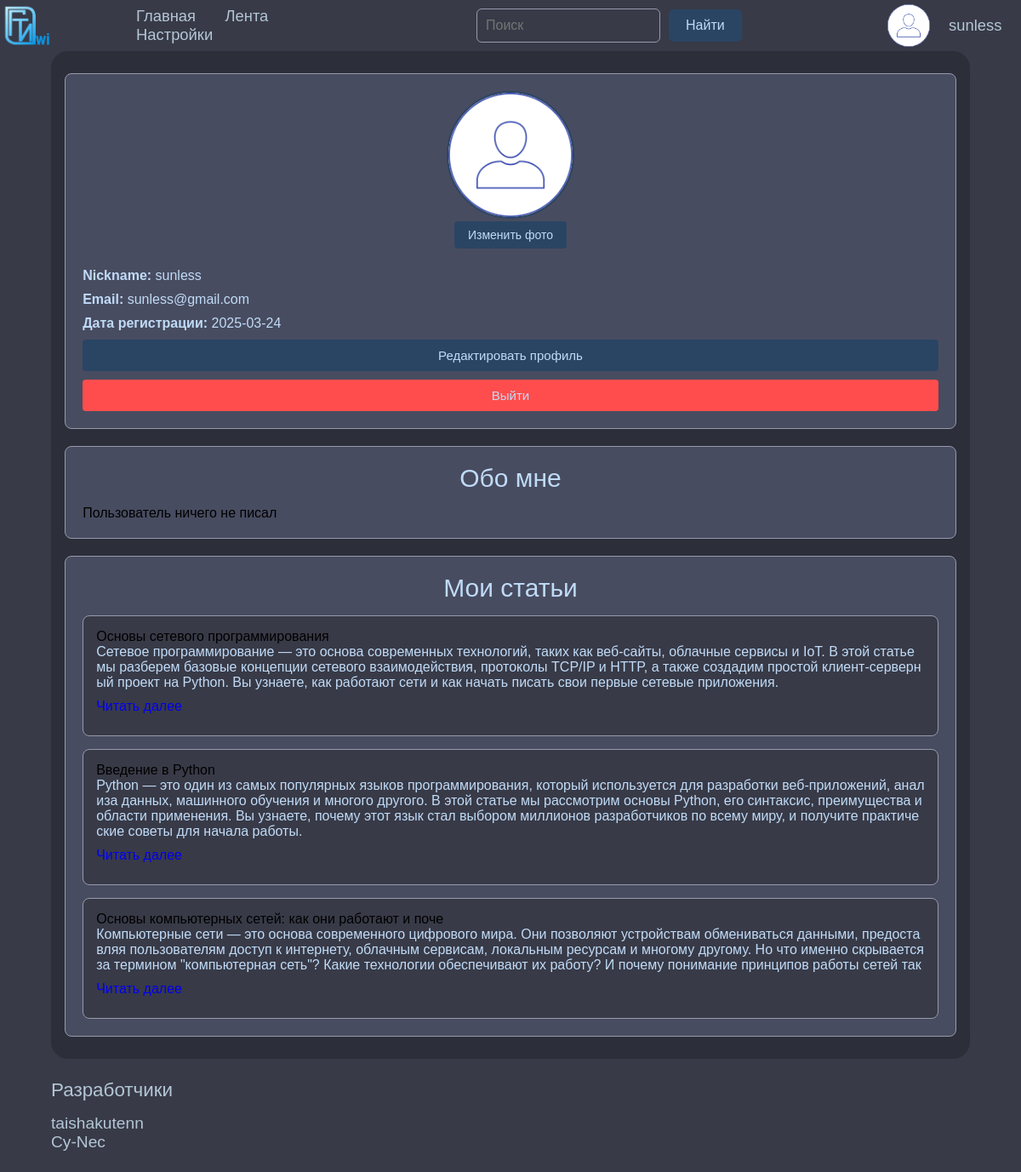
/account (signed in), run on the app's committed database.
### data/users.py (models this page shows, shortened)
class User(SqlAlchemyBase, UserMixin):
    __tablename__ = 'users'
    id = sqlalchemy.Column(sqlalchemy.Integer, primary_key=True, autoincrement=True)
    name = sqlalchemy.Column(sqlalchemy.String, nullable=True)
    surname = sqlalchemy.Column(sqlalchemy.String, nullable=True)
    username = sqlalchemy.Column(sqlalchemy.String, index=True, unique=True, nullable=True)
    about = sqlalchemy.Column(sqlalchemy.String, nullable=True)
    binary_avatar = sqlalchemy.Column(sqlalchemy.String, nullable=True)
    email = sqlalchemy.Column(sqlalchemy.String, index=True, unique=True, nullable=True)
    hashed_password = sqlalchemy.Column(sqlalchemy.String, nullable=True)
    role = sqlalchemy.Column(sqlalchemy.String, nullable=True, default="user")
    created_date = sqlalchemy.Column(sqlalchemy.DateTime, default=datetime.date.today)
    articles = orm.relationship("Article", back_populates='user', cascade="all, delete-orphan")
    notifications = orm.relationship("Notification", back_populates='user', cascade="all, delete-orphan")

### data/articles.py (models this page shows, shortened)
class Article(SqlAlchemyBase):
    __tablename__ = 'articles'
    id = sqlalchemy.Column(sqlalchemy.Integer, primary_key=True, autoincrement=True)
    title = sqlalchemy.Column(sqlalchemy.String, nullable=False)  # Заголовок статьи
    preview = sqlalchemy.Column(sqlalchemy.String, nullable=True)  # Краткое описание
    author_id = sqlalchemy.Column(sqlalchemy.Integer, sqlalchemy.ForeignKey('users.id'), nullable=False)  # ID автора
    created_date = sqlalchemy.Column(sqlalchemy.DateTime, default=datetime.date.today)  # Дата создания
    updated_date = sqlalchemy.Column(sqlalchemy.DateTime, onupdate=datetime.date.today, nullable=True)  # Дата обновления
    article_text = sqlalchemy.Column(sqlalchemy.String, nullable=False) # Текст статьи
    views = sqlalchemy.Column(sqlalchemy.Integer, default=0, index=True)  # Количество просмотров
    user = orm.relationship('User')
    tags = orm.relationship(
        "NewsToTags",
        back_populates="article"
    )

### main.py (the view)
@app.route("/account")
def account():
    params = {}
    params["my_profile"] = True
    params["title"] = "Личный кабинет"
    params["nickname"] = current_user.username
    params["email"] = current_user.email
    params["created_date"] = current_user.created_date
    params["last_articles"] = current_user.articles
    params["about"] = current_user.about
    if current_user.name:
        params["name"] = current_user.name
    if current_user.surname:
        params["surname"] = current_user.surname
    if not current_user:
        return redirect("/register")
    return render_template("account.html", **params)

### data/db_session.py (called while the page is built)
def create_session() -> Session:
    global __factory
    return __factory()

### main.py (called while the page is built)
@login_manager.user_loader  # загружаем пользователя при запуске
def load_user(user_id):
    db_sess = db_session.create_session()
    return db_sess.query(User).get(user_id)

@app.context_processor
def inject_user_avatar():
    db_sess = db_session.create_session()
    if current_user.is_authenticated:
        is_creator = db_sess.query(Demand).filter(Demand.user_id == current_user.id).first()
    else:
        is_creator = False
    if current_user.is_authenticated:
        user_avatar = current_user.binary_avatar  # Получаем Base64 строку изображения
    else:
        user_avatar = None  # Если пользователь не авторизован
    return dict(user_avatar=user_avatar, is_creator=is_creator)

### templates/account.html (shortened to what this page needs)
{% extends "base.html" %}
{% block content %}
  <main class="account-page">
    <section class="profile-info">
      <div class="info-block">
        <div class="user-avatar">
          {% if my_profile %}
            {% if user_avatar %}
              <img alt="avatar.net">
            {% else %}
              <img src="{{ url_for('static', filename='images/stock.png') }}" alt="avatar.net">
            {% endif %}
          {% else %}
            {% if foreign_avatar %}
              <img alt="avatar.net">
            {% else %}
              <img src="{{ url_for('static', filename='images/stock.png') }}" alt="avatar.net">
            {% endif %}
          {% endif %}
          {% if my_profile %}
            <form action="">
              <label for="avatar-upload" class="upload-btn">Изменить фото</label>
            </form>
          {% endif %}
        </div>
        <p><strong>Nickname:</strong> {{ nickname }}</p>
        <p><strong>Email:</strong> {{ email }}</p>
        <p><strong>Дата регистрации:</strong> {{ created_date.strftime('%Y-%m-%d') }}</p>
        {% if my_profile %}
          <form action="/settings">
            <button class="edit-profile-btn">Редактировать профиль</button>
          </form>
          <form action="logout">
            <button class="logout-btn btn" type="submit">Выйти</button>
          </form>
        {% endif %}
      </div>
    </section>
    <section class="user-articles">
      <h2 class="h2">
        <a href="">Обо мне</a>
      </h2>
      <div class="articles-list">
      {% if about %}
        <p>
          {{ about }}
        </p>
      {% else %}
        <p>
          Пользователь ничего не писал
        </p>
      {% endif %}
      </div>
    </section>
    <section class="user-articles">
      <h2 class="h2">
        <a href="/{{ nickname }}/all_articles">Мои статьи</a>
      </h2>
      <div class="articles-list">
      {% for article in last_articles[::-1] %}
        <article class="article-item">
          <h3>{{ article.title }}</h3>
          <p> {{ article.preview }}</p>
          <p class="article-link">
            <a href="/article/{{ article.id }}" class="read-more">Читать далее</a>
          </p>
        </article>
      {% endfor %}
      </div>
    </section>
  </main>
{% endblock %}

### templates/base.html (shortened to what this page needs)
<!DOCTYPE html>
<html lang="ru">
<head>
  <link rel="stylesheet" href="{{ url_for('static', filename='css/base.css')}}">
</head>
<body>
  <header>
    <div class="logo">
      <img src="{{ url_for('static', filename='images/LOGO.png')}}" alt="logo.net">
    </div>
    <nav>
      <a href="/index">Главная</a>
      <a href="/ribbon">Лента</a>
      <a href="/settings">Настройки</a>
    </nav>
    <div class="search_block">
      <form action="/search" method="GET">
        <input type="text" placeholder="Поиск" name="query">
        <button type="submit">Найти</button>
      </form>
    </div>
    {% if current_user.is_authenticated %}
    <div class="account">
      {% if user_avatar %}
    <img alt="avatar.net" style="width: 50px; height: 50px; border-radius: 50%;">
      {% else %}
    <img src="{{ url_for('static', filename='images/stock.png') }}" alt="avatar.net" style="width: 50px; height: 50px; border-radius: 50%;">
      {% endif %}
      <a href="/account"> {{ current_user.username }}</a>
    </div>
    {% endif %}
  </header>
  <main>
    {% block content %}{% endblock %}
  </main>
  <footer>
    <div class="aboutUs">
      <h1>Разработчики</h1>
      <ul>
        <li><a href="https://github.com/taishakutenn">taishakutenn</a></li>
        <li><a href="https://github.com/Cy-Nec">Cy-Nec</a></li>
      </ul>
    </div>
  </footer>
</body>
</html>

### static/css/base.css (style rules this page uses)
main { display: block; margin-left: 5%; margin-right: 5%; padding-top: 10px; padding-bottom: 10px; background-color: var(--background-clr-2); border-radius: 20px; }
main * { border-radius: 20px; }
main.account-page { min-width: 45%; max-width: fit-content; margin: 0 auto; padding: 1.5%; display: flex; flex-direction: column; gap: 20px; }
section { background-color: var(--background-clr-dark); border: var(--border-std); border-radius: 8px; padding: 20px; }
h1.account-name, h2.h2 { color: var(--label-clr); text-align: center; }
h2.h2 { margin-bottom: 15px; }
.info-block { display: flex; flex-direction: column; gap: 10px; }
.info-block p { font-size: 16px; color: var(--text-clr); }
.account-page form button { padding: 10px; border-radius: 4px; font-size: 15px; }
.edit-profile-btn { width: 100%; background-color: var(--btn-clr); color: var(--text-clr); }
.logout-btn.btn { width: 100%; background-color: var(--btn-clr-red); color: var(--text-clr); }
.articles-list { display: flex; flex-direction: column; gap: 15px; }
.article-item { border: var(--border-std); border-radius: 8px; padding: 15px; background-color: var(--background-clr); }
.user-articles .h2 a { margin: 0 0 10px; color: var(--base-text-clr); font-size: 30px; }
div.articles-list p { word-break: break-all; }
.article-item p { margin: 0 0 10px; color: var(--text-clr); }
.user-avatar { display: flex; flex-direction: column; align-items: center; margin-bottom: 20px; }
.user-avatar img { width: 150px; height: 150px; border-radius: 50%; object-fit: cover; border: 2px solid var(--btn-clr); margin-bottom: 10px; }
.upload-btn { padding: 8px 16px; background-color: var(--btn-clr); color: var(--text-clr); border: none; border-radius: 4px; cursor: pointer; font-size: 14px; }

### static/css/index.css (style rules this page uses)
:root { --background-clr: rgb(244, 245, 250); --background-clr-2: rgb(255, 255, 255); --background-clr-dark: rgb(244, 245, 250); --text-clr: black; --a-hover: rgb(177, 177, 177); --label-clr: rgb(223, 239, 255); --base-text-clr: black; --text-clr-h1: black; --border-clr: rgb(150, 154, 171); --btn-clr: rgb(83, 159, 182); --btn-clr-red: #ff4d4d; --btn-clr-green: rgb(48, 155, 21); --btn-clr-cyan: rgb(83, 159, 182); --border-std: 1px solid rgb(150, 154, 171); --slide-btn-clr: rgb(150, 154, 171); }
[data-theme="dark"] { --background-clr: rgb(56, 58, 71); --background-clr-2: rgb(44, 46, 58); --background-clr-dark: rgb(72, 76, 96); --text-clr: rgb(192, 219, 247); --a-hover: rgb(255, 255, 255); --label-clr: rgb(223, 239, 255); --base-text-clr: rgb(192, 219, 247); --text-clr-h1: rgb(180, 198, 214); --border-clr: rgb(150, 154, 171); --btn-clr: #2a4564; --btn-clr-red: #ff4d4d; --btn-clr-green: rgb(48, 155, 21); --btn-clr-cyan: rgb(83, 159, 182); --border-std: 1px solid rgb(150, 154, 171); --slide-btn-clr: #ccc; }
body { background-color: var(--background-clr); padding: 0; }
* { font-family: 'Gill Sans', 'Gill Sans MT', Calibri, 'Trebuchet MS', sans-serif; }
header { background-color: var(--background-clr); display: flex; justify-content: space-between; align-items: center; }
header * { color: var(--text-clr-h1); }
header a { font-size: 115%; }
header div.account { flex-basis: 15%; display: flex; justify-content: space-evenly; }
header div.account img { width: 18%; height: 18%; border-radius: 50%; }
header div.account a { align-self: center; }
header .logo { flex-basis: 5%; }
header nav { flex-basis: 25%; }
header nav a { margin-right: 10%; }
div.search_block { flex-basis: 30%; }
.search_block form { display: flex; align-items: center; }
.search_block input[type="text"] { width: 60%; padding: 10px; border: 1px solid var(--border-clr); border-radius: 6px; font-size: 100%; outline: none; }
.search_block button[type="submit"] { padding: 10px 20px; background-color: var(--btn-clr); border: none; border-radius: 6px; color: var(--text-clr); font-size: 100%; cursor: pointer; margin-left: 10px; }
footer { background-color: var(--background-clr); display: flex; flex-direction: row; justify-content: space-between; align-items: center; padding: 2%; padding-left: 5%; }
footer * { color: var(--text-clr-h1); }
footer h1 { font-size: 140%; margin-bottom: 10%; }
footer a { font-size: 120%; }

### data on the page
User: username "sunless", email "sunless@gmail.com", strftime "2025-03-24"
Article: title "Основы сетевого программирования", preview "Сетевое программирование — это основа современных технологий, таких как веб-сайты, облачные сервисы и IoT. В этой статье мы разберем базовые концепции сетевого взаимодействия, протоколы TCP/IP и HTTP, а также создадим простой клиент-серверный проект на Python. Вы узнаете, как работают сети и как начать писать свои первые сетевые приложения."
Article: title "Введение в Python", preview "Python — это один из самых популярных языков программирования, который используется для разработки веб-приложений, анализа данных, машинного обучения и многого другого. В этой статье мы рассмотрим основы Python, его синтаксис, преимущества и области применения. Вы узнаете, почему этот язык стал выбором миллионов разработчиков по всему миру, и получите практические советы для начала работы."
Article: title "Основы компьютерных сетей: как они работают и поче", preview "Компьютерные сети — это основа современного цифрового мира. Они позволяют устройствам обмениваться данными, предоставляя пользователям доступ к интернету, облачным сервисам, локальным ресурсам и многому другому. Но что именно скрывается за термином \"компьютерная сеть\"? Какие технологии обеспечивают их работу? И почему понимание принципов работы сетей так"
